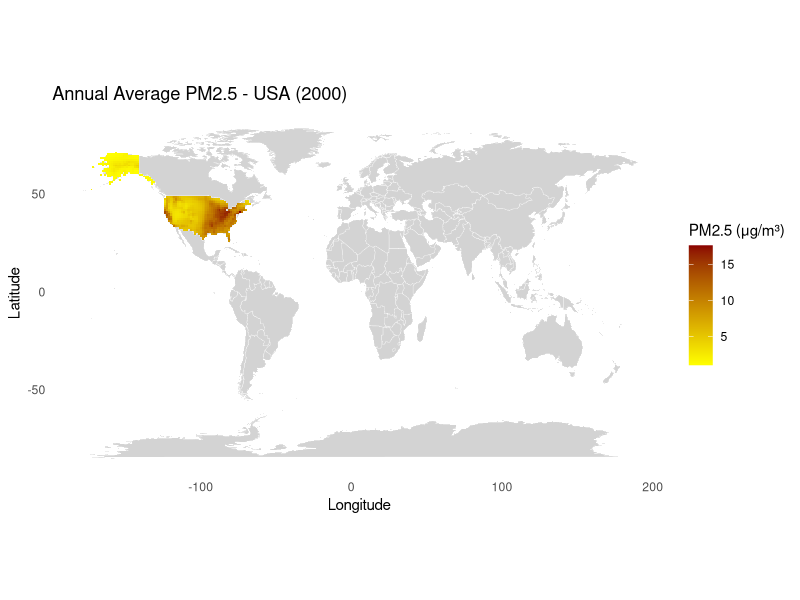

Write the R code that produced this figure. (Note: this script raises an error after producing the figure.)
###########################
## Plot select countries ##
###########################


# Remove all objects from the environment
rm(list = ls())

############ Packages #####################################################

library(here)
library(tidyverse)
library(ggplot2)
library(maps)

############ Import #####################################################

# Import annual average PM2.5 data
annual_ave <- read_csv(here("output", "annual_ave_pm25_2000.csv"))
month4to9_ave <- read_csv(here("output", "month4to9_ave_pm25_2000.csv"))


# Preview the data
head(annual_ave)
str(annual_ave)

############ plot select countries on map #####################################################

# 1. Get world map data
world_map <- map_data("world")

# USA
annual_ave_USA <- annual_ave %>%
  filter(country_code_iso3 == "USA")

month4to9_ave_USA <- month4to9_ave %>%
  filter(country_code_iso3 == "USA")

world_usa_pm <- ggplot() +
  geom_polygon(data = world_map, 
               aes(x = long, y = lat, group = group),
               fill = "lightgray", color = "white", size = 0.1) +
  geom_tile(data = annual_ave_USA,
            aes(x = lon, y = lat, fill = pm25_annual)) +
  scale_fill_gradient(low = "yellow", high = "darkred",
                      name = "PM2.5 (μg/m³)",
                      na.value = NA) +
  coord_fixed(1.3) +
  theme_minimal() +
  labs(title = "Annual Average PM2.5 - USA (2000)",
       x = "Longitude", y = "Latitude") +
  theme(panel.grid = element_blank())

ggsave(here("images", "world_usa_pm.png"), world_usa_pm, width = 10, height = 6)

world_usa_fpm <- ggplot() +
  geom_polygon(data = world_map, 
               aes(x = long, y = lat, group = group),
               fill = "lightgray", color = "white", size = 0.1) +
  geom_tile(data = annual_ave_USA,
            aes(x = lon, y = lat, fill = fpm25_annual)) +
  scale_fill_gradient(low = "yellow", high = "darkred",
                      name = "FPM2.5 (μg/m³)",
                      na.value = NA) +
  coord_fixed(1.3) +
  theme_minimal() +
  labs(title = "Annual Average FPM2.5 - USA (2000)",
       x = "Longitude", y = "Latitude") +
  theme(panel.grid = element_blank())

ggsave(here("images", "world_usa_fpm.png"), world_usa_fpm, width = 10, height = 6)

world_usa_fpm_mon4to9 <- ggplot() +
  geom_polygon(data = world_map, 
               aes(x = long, y = lat, group = group),
               fill = "lightgray", color = "white", size = 0.1) +
  geom_tile(data = month4to9_ave_USA,
            aes(x = lon, y = lat, fill = fpm25_m4to9)) +
  scale_fill_gradient(low = "yellow", high = "darkred",
                      name = "FPM2.5 (μg/m³)",
                      na.value = NA) +
  coord_fixed(1.3) +
  theme_minimal() +
  labs(title = "Apr. to Sep. Average FPM2.5 - USA (2000)",
       x = "Longitude", y = "Latitude") +
  theme(panel.grid = element_blank())

ggsave(here("images", "world_usa_fpm_mon4to9.png"), world_usa_fpm_mon4to9, width = 10, height = 6)


# India
annual_ave_IND <- annual_ave %>%
  filter(country_code_iso3 == "IND")

world_ind_pm <- ggplot() +
  geom_polygon(data = world_map, 
               aes(x = long, y = lat, group = group),
               fill = "lightgray", color = "white", size = 0.1) +
  geom_tile(data = annual_ave_IND,
            aes(x = lon, y = lat, fill = pm25_annual)) +
  scale_fill_gradient(low = "yellow", high = "darkred",
                      name = "PM2.5 (μg/m³)",
                      na.value = NA) +
  coord_fixed(1.3) +
  theme_minimal() +
  labs(title = "Annual Average PM2.5 - India (2000)",
       x = "Longitude", y = "Latitude") +
  theme(panel.grid = element_blank())

ggsave(here("images", "world_ind_pm.png"), world_ind_pm, width = 10, height = 6)

# China
annual_ave_CHN <- annual_ave %>%
  filter(country_code_iso3 == "CHN")

world_chn_pm <- ggplot() +
  geom_polygon(data = world_map, 
               aes(x = long, y = lat, group = group),
               fill = "lightgray", color = "white", size = 0.1) +
  geom_tile(data = annual_ave_CHN,
            aes(x = lon, y = lat, fill = pm25_annual)) +
  scale_fill_gradient(low = "yellow", high = "darkred",
                      name = "PM2.5 (μg/m³)",
                      na.value = NA) +
  coord_fixed(1.3) +
  theme_minimal() +
  labs(title = "Annual Average PM2.5 - China (2000)",
       x = "Longitude", y = "Latitude") +
  theme(panel.grid = element_blank())

ggsave(here("images", "world_chn_pm.png"), world_chn_pm, width = 10, height = 6)

# Russia
annual_ave_RUS <- annual_ave %>%
  filter(country_code_iso3 == "RUS")

world_rus_pm <- ggplot() +
  geom_polygon(data = world_map, 
               aes(x = long, y = lat, group = group),
               fill = "lightgray", color = "white", size = 0.1) +
  geom_tile(data = annual_ave_RUS,
            aes(x = lon, y = lat, fill = pm25_annual)) +
  scale_fill_gradient(low = "yellow", high = "darkred",
                      name = "PM2.5 (μg/m³)",
                      na.value = NA) +
  coord_fixed(1.3) +
  theme_minimal() +
  labs(title = "Annual Average PM2.5 - Russia (2000)",
       x = "Longitude", y = "Latitude") +
  theme(panel.grid = element_blank())

ggsave(here("images", "world_rus_pm.png"), world_rus_pm, width = 10, height = 6)

# Global - only mapped countries (exclude ocean/unmapped areas)
annual_ave_mapped <- annual_ave %>%
  filter(!is.na(country_code_iso3))

world_pm <- ggplot() +
  geom_polygon(data = world_map, 
               aes(x = long, y = lat, group = group),
               fill = "lightgray", color = "white", size = 0.1) +
  geom_tile(data = annual_ave_mapped,
            aes(x = lon, y = lat, fill = pm25_annual)) +
  scale_fill_gradient(low = "yellow", high = "darkred",
                      name = "PM2.5 (μg/m³)",
                      na.value = NA) +
  coord_fixed(1.3) +
  theme_minimal() +
  labs(title = "Annual Average PM2.5 - Global (2000)",
       x = "Longitude", y = "Latitude") +
  theme(panel.grid = element_blank())

ggsave(here("images", "world_pm.png"), world_pm, width = 12, height = 6)


print("All plots saved to images folder")
